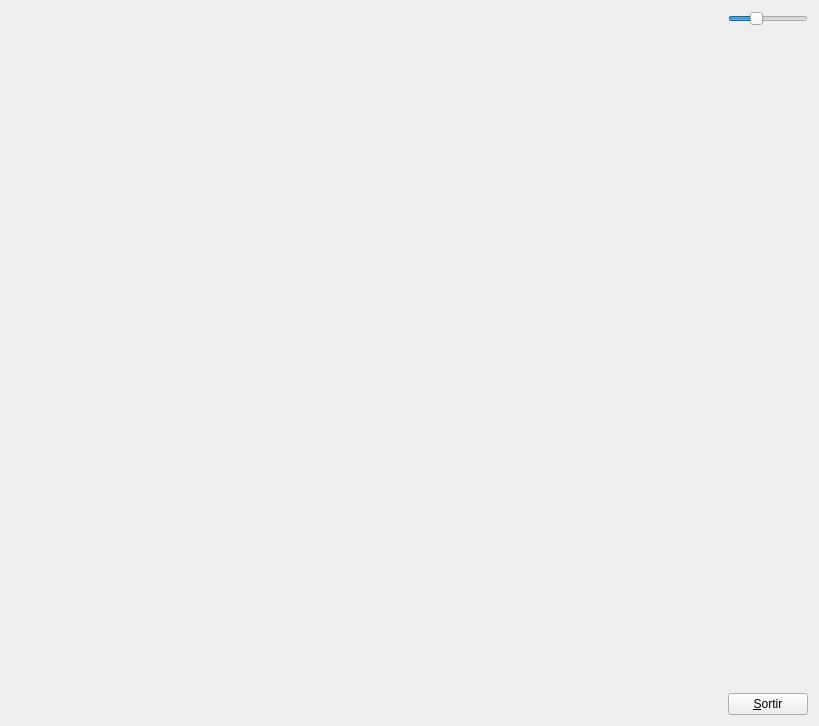
<?xml version="1.0" encoding="UTF-8"?>
<ui version="4.0">
 <class>MyForm</class>
 <widget class="QWidget" name="MyForm">
  <property name="geometry">
   <rect>
    <x>0</x>
    <y>0</y>
    <width>819</width>
    <height>726</height>
   </rect>
  </property>
  <property name="windowTitle">
   <string>Form</string>
  </property>
  <layout class="QHBoxLayout" name="horizontalLayout">
   <item>
    <widget class="MyGLWidget" name="widget" native="true">
     <property name="sizePolicy">
      <sizepolicy hsizetype="Expanding" vsizetype="Expanding">
       <horstretch>0</horstretch>
       <verstretch>0</verstretch>
      </sizepolicy>
     </property>
    </widget>
   </item>
   <item>
    <layout class="QVBoxLayout" name="verticalLayout">
     <item>
      <widget class="QSlider" name="horizontalSlider">
       <property name="sizePolicy">
        <sizepolicy hsizetype="Ignored" vsizetype="Fixed">
         <horstretch>0</horstretch>
         <verstretch>0</verstretch>
        </sizepolicy>
       </property>
       <property name="maximumSize">
        <size>
         <width>16777</width>
         <height>16777215</height>
        </size>
       </property>
       <property name="maximum">
        <number>180</number>
       </property>
       <property name="value">
        <number>58</number>
       </property>
       <property name="orientation">
        <enum>Qt::Horizontal</enum>
       </property>
      </widget>
     </item>
     <item>
      <spacer name="verticalSpacer">
       <property name="orientation">
        <enum>Qt::Vertical</enum>
       </property>
       <property name="sizeHint" stdset="0">
        <size>
         <width>20</width>
         <height>40</height>
        </size>
       </property>
      </spacer>
     </item>
     <item>
      <widget class="QPushButton" name="pushButton">
       <property name="sizePolicy">
        <sizepolicy hsizetype="Fixed" vsizetype="Fixed">
         <horstretch>0</horstretch>
         <verstretch>0</verstretch>
        </sizepolicy>
       </property>
       <property name="text">
        <string>&amp;Sortir</string>
       </property>
      </widget>
     </item>
    </layout>
   </item>
  </layout>
 </widget>
 <customwidgets>
  <customwidget>
   <class>MyGLWidget</class>
   <extends>QWidget</extends>
   <header>MyGLWidget.h</header>
   <container>1</container>
   <slots>
    <signal>angle1(int)</signal>
    <signal>angle2(int)</signal>
    <signal>angleX(int)</signal>
    <signal>angleY(int)</signal>
    <signal>zoom_signal(int)</signal>
    <slot>changeZoom(int)</slot>
    <slot>chargeLego()</slot>
    <slot>chargePatricio()</slot>
    <slot>chargeHomer()</slot>
    <slot>chargePatricio2()</slot>
    <slot>setPerspective()</slot>
    <slot>setOrthogonal()</slot>
    <slot>setEscala(int)</slot>
    <slot>eulerX(int)</slot>
    <slot>eulerY(int)</slot>
    <slot>camerapersp()</slot>
    <slot>cameraaxon()</slot>
    <slot>pat()</slot>
    <slot>lego()</slot>
    <slot>zoom(int)</slot>
    <slot>escala(int)</slot>
    <slot>anglex(int)</slot>
    <slot>angley(int)</slot>
    <slot>colorterra(int,int,int)</slot>
    <slot>green(int)</slot>
    <slot>red(int)</slot>
    <slot>blue(int)</slot>
    <slot>changeTerraColor(int,int,int)</slot>
    <slot>viewportW(int)</slot>
    <slot>viewportH(int)</slot>
   </slots>
  </customwidget>
 </customwidgets>
 <resources/>
 <connections>
  <connection>
   <sender>pushButton</sender>
   <signal>clicked()</signal>
   <receiver>MyForm</receiver>
   <slot>close()</slot>
   <hints>
    <hint type="sourcelabel">
     <x>811</x>
     <y>718</y>
    </hint>
    <hint type="destinationlabel">
     <x>839</x>
     <y>529</y>
    </hint>
   </hints>
  </connection>
  <connection>
   <sender>horizontalSlider</sender>
   <signal>valueChanged(int)</signal>
   <receiver>widget</receiver>
   <slot>changeZoom(int)</slot>
   <hints>
    <hint type="sourcelabel">
     <x>765</x>
     <y>21</y>
    </hint>
    <hint type="destinationlabel">
     <x>686</x>
     <y>62</y>
    </hint>
   </hints>
  </connection>
  <connection>
   <sender>widget</sender>
   <signal>zoom_signal(int)</signal>
   <receiver>horizontalSlider</receiver>
   <slot>setValue(int)</slot>
   <hints>
    <hint type="sourcelabel">
     <x>656</x>
     <y>24</y>
    </hint>
    <hint type="destinationlabel">
     <x>744</x>
     <y>20</y>
    </hint>
   </hints>
  </connection>
 </connections>
</ui>
